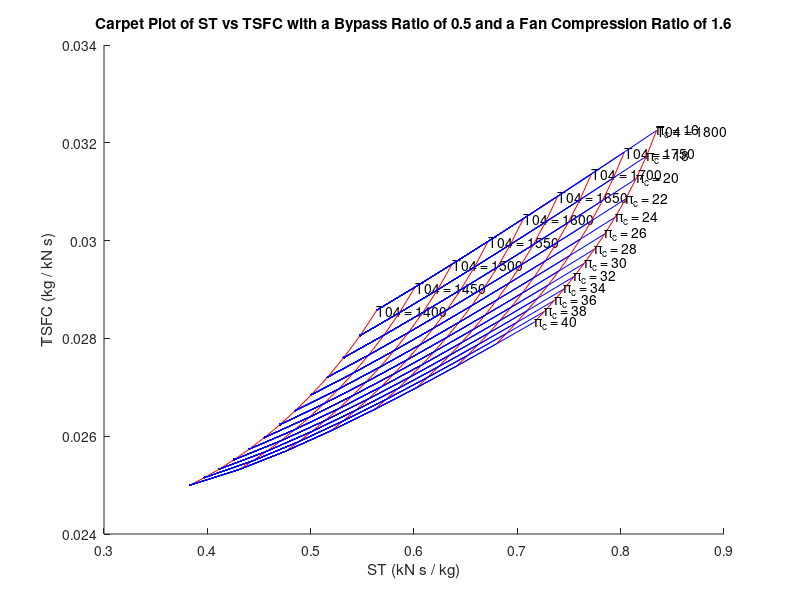

MATLAB code for this plot: (Note: this script raises an error after producing the figure.)
clear all
close all
clc

%% Physical Variables
Qr = 45e06;
cp = 1004;
Ta = 217;
Pa = 7172;
Pe = Pa;
gamma = 1.4;
R = 287;
M = 1.7;
Pa_sl = 101.3e3;
Ta_sl = 288;

%% Fixed Engine Parameters
%Inlet/Diffuser
nd  = .95;
gd  = 1.4;
cpd = gd*R/(gd-1);
%Compressor (Polytropic)
npc = .9;
gpc = 1.37;
cppc = gpc*R/(gpc-1);
%Fan (Adiabatic)
nf  = .92;
gf  = 1.4;
cpf = gf*R/(gf-1);
%Burner 
nb  = .97;
bpr = .95; %Burner Pressure Recovery
gb  = 1.35;
cpb = gb*R/(gb-1);
%Turbine (Polytropic)
npt = .92;
gpt = 1.33;
cppt = gpt*R/(gpt-1);
%Jet Nozzle
nn1 = .98;
gn1 = 1.36;
cpn1 = gn1*R/(gn1-1);
%Fan Nozzle
nn2 = .99;
gn2 = 1.4;
cpn2 = gn2*R/(gn2-1);


%% Chosen Variables
D = 1.85;
beta = 0.5;
pi_f = 1.6;

%% Turbojet
u = M*sqrt(1.4*287*Ta);

%Inlet/Diffuser
T02 = Ta * (1+((gd-1)/2)*(M^2));
P02 = Pa * ((1 + nd*((T02/Ta)-1))^(gd/(gd-1)));
T0a = Ta * (1+((gamma-1)/2)*M^2);

%Mass Flow Rate
sigma_0 = P02/Pa_sl;
theta_0 = T02/Ta_sl;
A = pi*(D^2)/4;
mdot_inlet = 231.8*(sigma_0/sqrt(theta_0))*A;
mdot_a = mdot_inlet ./(beta+1);

%Min ST and Max TSFC
thrust_min = 80
D_max = 1.8;
mdot_max = 231.8*(sigma_0/sqrt(theta_0))*(pi*(D_max/2)^2);
T04_max = 1800;
T03_max = 1000; %max from design specs
f_max = (T04_max - T03_max)/((nb*Qr/cpb)-T04_max);
mdot_a_max = mdot_max/(1+beta);
mdot_f_max = mdot_a_max*f_max;
ST_min = thrust_min/(mdot_a_max*(1+beta))
TSFC_max = mdot_f_max/thrust_min

figure
hold on
for i = 1:9
    T04(i) = 1400 + 50*(i-1);
    
    for j = 1:13
        pi_c(i,j) = 16 + 2*(j-1);
        
        %Post-Compressor (03)
        T03(i,j) = T02 * pi_c(i,j)^((gpc-1)/(npc*gpc));
        P03 = pi_c(i,j) * P02; %polytropic
        
        %Pre-Turbine (Burner, 04)
        T04(i) = T04(i);
        P04 = bpr * P03;
        
        %Bypass (08)
        T08 = T02 * (1 + (1/nf)*(pi_f^((gf-1)/gf) - 1));
        P08 = P02 * pi_f;
        
        %Post-Turbine (05)
        T05 = T04(i) - (T03(i,j) - T02) - beta*(T08 - T0a);
        pi_t = (T05/T04(i)).^(gpt*npt/(gpt-1)); %polytropic
        P05 = P04 * pi_t;
        
        %Nozzle Inlet (06)
        T06 = T05;
        P06 = P05;
        
        %Nozzle Exit (e)
        ue(i,j) = sqrt(2*nn1*(gn1/(gn1-1))*R*T06*(1-(Pa/P06)^((gn1-1)/gn1)));
        
        %Fan Exit (ef)
        uef(i,j) = sqrt(2*nn2*(gn2/(gn2-1))*R*T08*(1-(Pa/P08)^((gn2-1)/gn2)));
        
        %Fuel
        f = (T04(i) - T03(i,j))/((nb*Qr/cpb)-T04(i));
        mdot_f(i,j) = f * mdot_a;
        
        %ST
        ST(i,j) = ((1+f)*ue(i,j) + beta*uef(i,j) - (1+beta)*u)/1000;
        
        %TSFC
        TSFC(i,j) = f/ST(i,j);
        
        %Total Exhaust Mass Flow Rate
        mdot_e(i,j) = mdot_f(i,j) + mdot_inlet;
        
        %Thrust
        T_bare(i,j) = (((1+f)*ue(i,j) + beta*uef(i,j) - (1+beta)*u))*mdot_a;
        T_eff(i,j) = T_bare(i,j)/(1.04+(0.01*beta^1.2));
        
        plot(ST(:,j), TSFC(:,j), 'b')

    end
    text(ST(i,1),TSFC(i,1),['T04 = ' num2str(T04(i))])
    plot(ST(i, :), TSFC(i, :), 'r')
    
end

%Thermal Efficiency
nth = ((0.5*ue.^2.*(mdot_f+mdot_a) + 0.5*uef.^2.*(mdot_inlet-mdot_a-mdot_f))-(0.5*u^2*mdot_inlet))./(mdot_f*Qr);

%Propulsion Efficiency
np = (T_eff*u)./((0.5*ue.^2.*(mdot_f+mdot_a) + 0.5*uef.^2.*(mdot_inlet-mdot_a-mdot_f))-(0.5*u^2*mdot_inlet));

%Overall Efficiency
no = nth.*np;

for x = 1:j
    text(ST(i,x),TSFC(i,x),['\pi_c = ' num2str(pi_c(i,x))])
end
title(['Carpet Plot of ST vs TSFC with a Bypass Ratio of ' num2str(beta) ' and a Fan Compression Ratio of ' num2str(pi_f)])
xlabel('ST (kN s / kg)')
ylabel('TSFC (kg / kN s)')
xline(ST_min,'--','ST_m_i_n')
yline(TSFC_max,'--','TSFC_m_a_x')

hold off

%Thrust Graph
figure
contour(pi_c(1,:),T04,T_eff,'ShowText','on')
title('Contour Plot of Thrust wrt T_0_4 and \pi_c')
xlabel('\pi_c')
ylabel('T_0_4')

%TSFC and ST Contours
figure
subplot(1,2,1)
contour(pi_c(1,:),T04,TSFC,'ShowText','on')
title('TSFC wrt \pi_c and T_0_4')
xlabel('\pi_c')
ylabel('T_0_4')

subplot(1,2,2)
contour(pi_c(1,:),T04,ST,'ShowText','on')
title('ST wrt \pi_c and T_0_4')
xlabel('\pi_c')
ylabel('T_0_4')

%nth, np, and no Contours
figure
subplot(2,2,1)
contour(pi_c(1,:),T04,nth,'ShowText','on')
title('Thermal Efficiency wrt \pi_c and T_0_4')
xlabel('\pi_c')
ylabel('T_0_4')

subplot(2,2,2)
contour(pi_c(1,:),T04,np,'ShowText','on')
title('Propulsion Efficiency wrt \pi_c and T_0_4')
xlabel('\pi_c')
ylabel('T_0_4')

subplot(2,2,3)
contour(pi_c(1,:),T04,no,'ShowText','on')
title('Overall Efficiency wrt \pi_c and T_0_4')
xlabel('\pi_c')
ylabel('T_0_4')


%% Beta and Pi_f Contours
clear T03

[beta,pi_f] = meshgrid(0:.1:10,1:0.1:1.6);
T04 = 1750;
pi_c = 20;
D = 1.8;

%Post-Compressor (03)
T03 = T02 * pi_c^((gpc-1)/(npc*gpc));
P03 = pi_c * P02; %polytropic

%Pre-Turbine (Burner, 04)
T04 = T04;
P04 = bpr * P03;

%Bypass (08)
T08 = T02 * (1 + (1/nf).*(pi_f.^((gf-1)/gf) - 1));
P08 = P02 .* pi_f;

%Post-Turbine (05)
T05 = T04 - (T03 - T02) - beta.*(T08 - T0a);
pi_t = (T05./T04).^(gpt*npt/(gpt-1)); %polytropic
P05 = P04 .* pi_t;

%Nozzle Inlet (06)
T06 = T05;
P06 = P05;

%Nozzle Exit (e)
ue = sqrt(2*nn1*(gn1/(gn1-1))*R.*T06.*(1-(Pa./P06).^((gn1-1)/gn1)));

%Fan Exit (ef)
uef = sqrt(2*nn2*(gn2/(gn2-1))*R.*T08.*(1-(Pa./P08).^((gn2-1)/gn2)));

%Fuel
f = (T04 - T03)/((nb*Qr/cpb)-T04);
mdot_f = f * mdot_a;

%ST
ST = ((1+f).*ue + beta.*uef - (1+beta).*u)./(1000*(1+beta));

%TSFC
TSFC = f./real(((1+f).*ue + beta.*uef - (1+beta).*u)/1000);

figure
subplot(2,1,1);
contour(beta,pi_f,ST,'ShowText','on');
title(['ST @ ' num2str(T04) 'K and a \pi_c of ' num2str(pi_c)])
xlabel('\beta');
ylabel('\pi_f');
subplot(2,1,2);
contour(beta,pi_f,TSFC,'ShowText','on');
xlabel('\beta');
ylabel('\pi_f');
title(['TSFC @ ' num2str(T04) 'K and a \pi_c of ' num2str(pi_c)])



